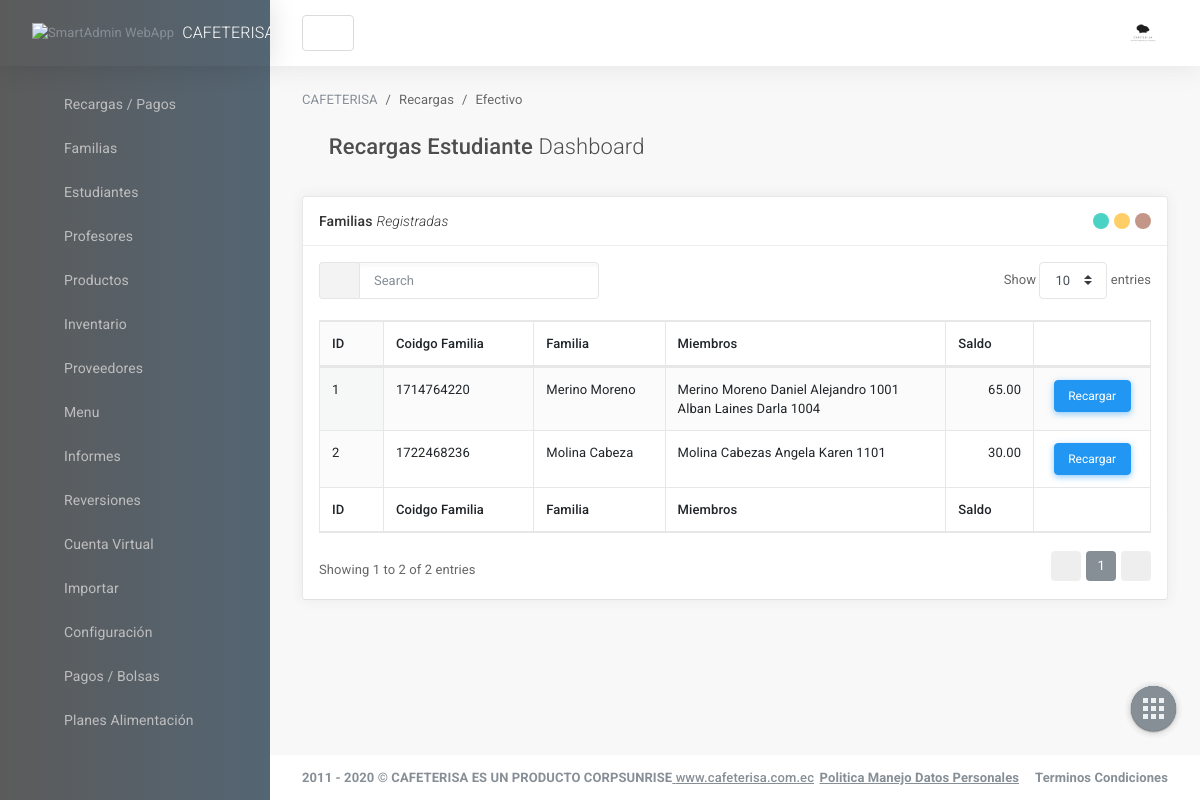
Screenshot of /recargaEfectivo.php with the database file from the repository.
### tables this page shows
CREATE TABLE familias (
	id_familia  				varchar(10) not null,
	nombre_familia				varchar(100) not null,
	email_familia			  	varchar(255) not null,
	celular_familia				varchar(10) not null,
	saldo_familia				float(200,2),
	contraseNa_familia 			varchar(100) not null,
	CONSTRAINT pk_familias PRIMARY KEY(id_familia)
);

CREATE TABLE estudiantes (
	id_estudiante  				varchar(100) not null,
	id_grado					int(255) not null,
	id_familia					varchar(10) not null,
	apellidos_estudiante		varchar(100) not null,
	nombres_estudiante			varchar(100) not null,
	sexo_estudiante				varchar(100) not null,
	maximo_compras				varchar(100) not null,
	CONSTRAINT pk_estudiantes PRIMARY KEY(id_estudiante),
	CONSTRAINT fk_estudiante_grado FOREIGN KEY(id_grado) REFERENCES grados(id_grado),
	CONSTRAINT fk_estudiante_familia FOREIGN KEY(id_familia) REFERENCES familias(id_familia)
);

### include/helpers.php (called while the page is built, shortened)
<?php
	function conseguir_familias($conexion, $codigoFamilia = null){
		if ($codigoFamilia != null) {
			$sql = "SELECT id_familia AS CODIGO, saldo_familia AS SALDO FROM familias WHERE id_familia = '$codigoFamilia'";
		}else{
			$sql = "SELECT id_familia AS CODIGO, nombre_familia AS NOMBRE, email_familia AS EMAIL, celular_familia AS CELULAR, saldo_familia AS SALDO, contrasena_familia AS CONRASENA FROM familias ORDER BY id_familia ASC";
		}
		$familias = mysqli_query($conexion, $sql);
		$result = array();
		if ($familias && mysqli_num_rows($familias) >=1) {
			$result = $familias;
		}
		return $result;
	}
	function conseguir_miembros($conexion, $codigoFamilia){
		$sql = "SELECT nombres_estudiante AS NOMBRE_ESTUDIANTE, apellidos_estudiante AS APPELIDO_ESTUDIANTE, id_estudiante AS CODIGO_ESTUDIANTE FROM estudiantes WHERE id_familia = '$codigoFamilia'";
		$miembros = mysqli_query($conexion, $sql);
		$result = array();
		if ($miembros && mysqli_num_rows($miembros) >=1) {
			$result = $miembros;
		}
		return $result;
	}
?>

### recargaEfectivo.php (the view, shortened to what this page needs)
<?php
require_once 'include/conexion.php';
require_once 'include/cabecera.php';
require_once 'include/helpers.php';
?>
                    <main id="js-page-content" role="main" class="page-content">
    <ol class="breadcrumb page-breadcrumb">
        <li class="breadcrumb-item"><a href="javascript:void(0);">CAFETERISA</a></li>
        <li class="breadcrumb-item">Recargas</li>
        <li class="breadcrumb-item">Efectivo</li>
    </ol>
    <div class="subheader">
        <h1 class="subheader-title">
            <i class='subheader-icon fal fa-home'></i> Recargas Estudiante<span class='fw-300'> Dashboard</span>
        </h1>
  </div>
  <div class="row">
    <div class="col-xl-12">
        <div id="panel-1" class="panel">
            <div class="panel-hdr">
              <h2>
                  Familias <span class="fw-300"><i>Registradas</i></span>
              </h2>
                <div class="panel-toolbar">
                    <button class="btn btn-panel" data-action="panel-collapse" data-toggle="tooltip" data-offset="0,10" data-original-title="Contraer"></button>
                    <button class="btn btn-panel" data-action="panel-fullscreen" data-toggle="tooltip" data-offset="0,10" data-original-title="Pantalla Completa"></button>
                    <button class="btn btn-panel" data-action="panel-close" data-toggle="tooltip" data-offset="0,10" data-original-title="Cerrar"></button>
                </div>
            </div>
            <div class="panel-container show">
                <div class="panel-content">
                    <table id="dt-basic-example" class="table table-bordered table-hover table-striped w-100">
                        <thead>
                          <tr>
                              <th>ID</th>
                              <th>Coidgo Familia</th>
                              <th>Familia</th>
                              <th>Miembros</th>
                              <th>Saldo</th>
                              <th>&nbsp;</th>
                          </tr>
                        </thead>
                        <tbody>
<?php
	$contador = 0;
	$familias =conseguir_familias($db);
	if(!empty($familias) && mysqli_num_rows($familias) >= 1):
		while ($familia = mysqli_fetch_assoc($familias)) :
			$contador++;
?>
                          <tr>
                                                          <td><?=$contador?></td>
                                                          <td><?=$familia['CODIGO']?></td>
                                                          <td><?=$familia['NOMBRE']?></td>
                                                          <td>
                                                          <?php
                                                          	$miembros = conseguir_miembros($db , $familia['CODIGO']);
															if(!empty($miembros) && mysqli_num_rows($miembros) >= 1):
																while ($miembro = mysqli_fetch_assoc($miembros)) :
                                                          ?>
                                                          		<?=$miembro['APPELIDO_ESTUDIANTE']. " " .$miembro['NOMBRE_ESTUDIANTE']. " " .$miembro['CODIGO_ESTUDIANTE']?> <br>
                                                          <?php
                                                          		endwhile;
                                                          ?>
                                                          <?php else: ?>
                                                          	No tiene estudiantes a su cargo.
                                                          <?php endif; ?>
                                                          </td>
                                                          <td align="right"><?=$familia['SALDO']?></td>
                                                          <td align="center"><button type="button" class="btn btn-sm btn-info" data-toggle="modal" data-target="#modal<?=$familia['CODIGO']?>">Recargar</button></td>                      </td>
                                                          </tr>
<?php
		endwhile;
	endif;
?>
                                                  </tbody>
                        <tfoot>
                            <tr>
                              <th>ID</th>
                              <th>Coidgo Familia</th>
                              <th>Familia</th>
                              <th>Miembros</th>
                              <th>Saldo</th>
                              <th>&nbsp;</th>
                            </tr>
                        </tfoot>
                    </table>
                </div>
            </div>
        </div>
    </div>
  </div>
</main>
                    <footer class="page-footer" role="contentinfo">
    <div class="d-flex align-items-center flex-1 text-muted">
        <span class="hidden-md-down fw-700">2011 - 2020 © CAFETERISA ES UN PRODUCTO CORPSUNRISE<a href='https://www.cafeterisa.com.ec' class='text-primary fw-500' title='gotbootstrap.com' target='_blank'> www.cafeterisa.com.ec</a></span>
    </div>
    <div>
        <ul class="list-table m-0">
            <li><a href="https://www.katu.com.co/docs/politicaManejoDatosPersonales.pdf" target="_blank"class="text-secondary fw-700">Politica Manejo Datos Personales</a></li>
            <li class="pl-3"><a href="https://www.katu.com/docs/terminosCondiciones.pdf" class="text-secondary fw-700">Terminos Condiciones</a></li>
            </ul>
    </div>
</footer>
                </div>
            </div>
        </div>
<nav class="shortcut-menu d-none d-sm-block">
    <label for="menu_open" class="menu-open-button ">
        <span class="app-shortcut-icon d-block"></span>
    </label>
    <a href="#" class="menu-item btn" data-toggle="tooltip" data-placement="left" title="Scroll Incio">
    </a>
    <a href="salir.php" class="menu-item btn" data-toggle="tooltip" data-placement="left" title="Salir">
    </a>
    <a href="#" class="menu-item btn" data-action="app-fullscreen" data-toggle="tooltip" data-placement="left" title="Pantalla Completa">
    </a>
    <a href="#" class="menu-item btn" data-action="app-print" data-toggle="tooltip" data-placement="left" title="Imprimir Pagina">
    </a>
</nav>
    </body>
</html>

### css/datagrid/datatables/datatables.bundle.css (style rules this page uses)
table.dataTable { clear: both; margin-top: 6px !important; margin-bottom: 6px !important; max-width: none !important; border-collapse: separate !important; border-spacing: 0; }
table.dataTable td, table.dataTable th { -webkit-box-sizing: content-box; box-sizing: content-box; }
table.dataTable thead > tr > th.sorting_asc, table.dataTable thead > tr > th.sorting_desc, table.dataTable thead > tr > th.sorting, table.dataTable thead > tr > td.sorting_asc, table.dataTable thead > tr > td.sorting_desc, table.dataTable thead > tr > td.sorting { padding-right: 30px; }
table.dataTable thead .sorting, table.dataTable thead .sorting_asc, table.dataTable thead .sorting_desc, table.dataTable thead .sorting_asc_disabled, table.dataTable thead .sorting_desc_disabled { cursor: pointer; position: relative; }
table.dataTable thead .sorting:before, table.dataTable thead .sorting:after, table.dataTable thead .sorting_asc:before, table.dataTable thead .sorting_asc:after, table.dataTable thead .sorting_desc:before, table.dataTable thead .sorting_desc:after, table.dataTable thead .sorting_asc_disabled:before, table.dataTable thead .sorting_asc_disabled:after, table.dataTable thead .sorting_desc_disabled:before, table.dataTable thead .sorting_desc_disabled:after { position: absolute; bottom: 0.9em; display: block; opacity: 0.3; }
table.dataTable thead .sorting:before, table.dataTable thead .sorting_asc:before, table.dataTable thead .sorting_desc:before, table.dataTable thead .sorting_asc_disabled:before, table.dataTable thead .sorting_desc_disabled:before { right: 1em; content: "\2191"; }
table.dataTable thead .sorting:after, table.dataTable thead .sorting_asc:after, table.dataTable thead .sorting_desc:after, table.dataTable thead .sorting_asc_disabled:after, table.dataTable thead .sorting_desc_disabled:after { right: 0.5em; content: "\2193"; }
table.dataTable thead .sorting_asc:before, table.dataTable thead .sorting_desc:after { opacity: 1; }
table.table-bordered.dataTable th, table.table-bordered.dataTable td { border-left-width: 0; }
table.table-bordered.dataTable th:last-child, table.table-bordered.dataTable th:last-child, table.table-bordered.dataTable td:last-child, table.table-bordered.dataTable td:last-child { border-right-width: 0; }
table.table-bordered.dataTable tbody th, table.table-bordered.dataTable tbody td { border-bottom-width: 0; }
.sorting_asc, .sorting_desc, .even .sorting_1 { background-color: rgba(134, 142, 150, 0.03); }
.odd .sorting_1 { background-color: rgba(134, 142, 150, 0.04); }
table.dataTable { margin-top: 0 !important; margin-bottom: 1rem !important; }
table.dataTable thead .sorting:before, table.dataTable thead .sorting_asc:before, table.dataTable thead .sorting_desc:before, table.dataTable thead .sorting_asc_disabled:before, table.dataTable thead .sorting_desc_disabled:before { right: 1rem !important; content: "\f175"; font-size: 14px; font-family: 'Font Awesome 5 Pro'; }
table.dataTable thead .sorting:after, table.dataTable thead .sorting_asc:after, table.dataTable thead .sorting_desc:after, table.dataTable thead .sorting_asc_disabled:after, table.dataTable thead .sorting_desc_disabled:after { right: 0.5rem !important; content: "\f176"; font-size: 14px; font-family: 'Font Awesome 5 Pro'; }

### rows the page displays
familias: id_familia "1714764220", nombre_familia "Merino Moreno", saldo_familia "65.00"
estudiantes: apellidos_estudiante "Merino Moreno", nombres_estudiante "Daniel Alejandro", id_estudiante "1001"
estudiantes: apellidos_estudiante "Alban Laines", nombres_estudiante "Darla", id_estudiante "1004"
familias: id_familia "1722468236", nombre_familia "Molina Cabeza", saldo_familia "30.00"
estudiantes: apellidos_estudiante "Molina Cabezas", nombres_estudiante "Angela Karen", id_estudiante "1101"
